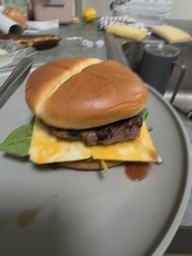
#> input picture src/restoration/blur/Blur_Learning/images/cheeseburger/20251119_211205.jpg, 192 x 256 px, shrunk from 3000 x 4000 before the run, found by its file name
$ python restoration_algorithm_robust_retinex.py
#> lines starting #> are read from the running program, lines starting #| are printed output that depends on the picture; after the words box and inside, x2 and y2 are one past the last pixel; in counts of white or black regions, pixels touching at a corner belong together
import numpy as np
import cv2
import os
from scipy.sparse import spdiags
from scipy.sparse.linalg import cg, LinearOperator
from scipy.fft import fft2, ifft2

# Implemented from paper Structure-Revealing Low-Light Image Enhancement Via Robust Retinex Model
# https://ieeexplore.ieee.org/document/8304597
class RobustRetinex:
    def __init__(self, beta=0.01, omega=0.01, delta=10., gamma_correction=2.2, iterations=10, convergence_threshold=1e-3):
        """
        Initializes the Robust Retinex model parameters.
        Parameters based on Section IV-B-2 (Noise Suppression).
        """
        self.beta = beta
        self.omega = omega
        self.delta = delta
        self.gamma = gamma_correction
        self.iterations = iterations
        self.epsilon = convergence_threshold

    def _get_gradients(self, img):
        """
        Calculates first-order gradients (Forward difference).
        """
        h, w = img.shape
        # Gradient x (horizontal)
        dx = np.roll(img, -1, axis=1) - img
        dx[:, -1] = 0
        # Gradient y (vertical)
        dy = np.roll(img, -1, axis=0) - img
        dy[-1, :] = 0
        return dx, dy

    def _divergence(self, dx, dy):
        """
        Calculates divergence (Transpose of Gradient operator).
        D^T * x
        """
        # Inverse of dx (backward difference)
        dx_back = np.roll(dx, 1, axis=1) - dx
        dx_back[:, 0] = -dx[:, 0]

        # Inverse of dy
        dy_back = np.roll(dy, 1, axis=0) - dy
        dy_back[0, :] = -dy[0, :]

        return dx_back + dy_back

    def _generate_laplacian_matrix(self, h, w):
        """
        Constructs the sparse Laplacian matrix (D^T * D) for the image size.
        Used in Eq 14 and 16 solutions.
        """
        size = h * w
        # 5-point Laplacian structure
        D1 = -4 * np.ones(size)
        D2 = np.ones(size)
        D3 = np.ones(size)
        D4 = np.ones(size)
        D5 = np.ones(size)

        D2[0::w] = 0
        D3[w-1::w] = 0

        diagonals = [D1, D2, D3, D4, D5]
        offsets = [0, -1, 1, -w, w]

        lap = spdiags(diagonals, offsets, size, size)

        return -lap

    def _compute_laplacian_eigenvalues(self, h, w):
        """
        Computes the eigenvalues of the Laplacian matrix in the Fourier domain.
        This represents the denominator of the FFT preconditioner.
        """
        # Laplacian kernel (D^T * D)
        kernel = np.zeros((h, w))

        # Center
        kernel[0, 0] = 4

        # Neighbors (using periodic boundary conditions for FFT approximation)
        kernel[0, 1] = -1
        kernel[0, -1] = -1
        kernel[1, 0] = -1
        kernel[-1, 0] = -1

        # Optical Transfer Function (OTF) / Eigenvalues
        return np.real(fft2(kernel))

    def _cal_guidance_G(self, I):
        """
        Calculates the adjusted gradient matrix G.
        Implements Equations (7), (8), (9).
        """
        dx, dy = self._get_gradients(I)
        mag = np.abs(dx) + np.abs(dy)

        # Eq 9: Thresholding small gradients (noise)
        noise_threshold = 0.01 # epsilon in Eq 9
        mask = mag > noise_threshold

        dx_hat = dx * mask
        dy_hat = dy * mask
        mag_hat = mag * mask

        # Eq 8: Amplification factor K
        lam = 10.0
        sigma = 10.0
        K = 1 + lam * np.exp(-mag_hat / sigma)

        # Eq 7: G = K * Gradient
        Gx = K * dx_hat
        Gy = K * dy_hat

        return Gx, Gy

    def _solve_subproblem(self, diag_A, laplacian, rhs, weight):
        """
        Solves (diag_A + weight * Laplacian) * x = rhs
        Uses Preconditioned Conjugate Gradient (PCG) with FFT approximation.
        """
        h, w = rhs.shape
        size = h * w
        rhs_flat = rhs.flatten()
        diag_flat = diag_A.flatten()

        # Laplacian Eigenvalues
        lap_eig = self._compute_laplacian_eigenvalues(h, w)
        mean_diag = np.mean(diag_flat)

        # Preconditioner Operator M^(-1)
        # M approximates A as: (mean_diag * I + weight * Laplacian)
        denominator = mean_diag + weight * lap_eig

        def apply_preconditioner(r_vector):
            r_img = r_vector.reshape(h, w)

            # Solve M * z = r in Fourier Domain
            # z = IFFT( FFT(r) / (gamma + weight * eigenvalues) )
            r_fft = fft2(r_img)
            z_fft = r_fft / (denominator + 1e-10) # Avoid division by zero
            z_img = np.real(ifft2(z_fft))

            return z_img.flatten()
        M = LinearOperator((size, size), matvec=apply_preconditioner)

        # LinearOperator for the actual system A
        def apply_A(x_vector):      # A = diag_A + weight * laplacian
            x = x_vector
            term1 = diag_flat * x
            term2 = weight * (laplacian @ x)
            return term1 + term2
        A_op = LinearOperator((size, size), matvec=apply_A)

        # PCG run
        x, info = cg(A_op, rhs_flat, M=M, rtol=1e-4, maxiter=50) # Reduced maxiter, PCG converges faster

        if info > 0:
            print(f"  [PCG] Convergence warning: code {info}")

        return x.reshape(h, w)

    def _shrinkage(self, x, epsilon):
        """
        Soft thresholding operator for T update.
        Eq 20.
        """
        return np.sign(x) * np.maximum(np.abs(x) - epsilon, 0)

    def enhance(self, img_path):
        # Read and convert to HSV
        img_bgr = cv2.imread(img_path)
#> img_bgr is the input picture: shape (256, 192, 3); mean B, G, R 100.9, 119.8, 132.2
        img_bgr = img_bgr.astype(np.float32) / 255.0
        img_hsv = cv2.cvtColor(img_bgr, cv2.COLOR_BGR2HSV)
#> img_hsv: shape (256, 192, 3) float32; mean H, S, V 62.9, 0.2, 0.5

        # Extract V channel (I) normalized [0,1]
        I = img_hsv[:, :, 2]
        h, w = I.shape
#> h = 256; w = 192

        # Pre-compute constants
        Gx, Gy = self._cal_guidance_G(I)
#> in _get_gradients, `dx[:, -1] = 0`:
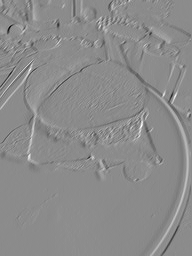
#> dx: shape (256, 192) float32; min -0.475, max 0.392, mean -0.000205; drawn with min black and max white
#> in _get_gradients, `dy[-1, :] = 0`:
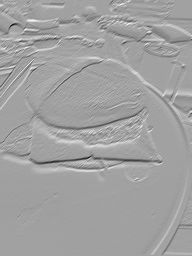
#> dy: shape (256, 192) float32; min -0.537, max 0.31, mean -0.00105; drawn with min black and max white
#> in _cal_guidance_G, `mask = mag > noise_threshold`:
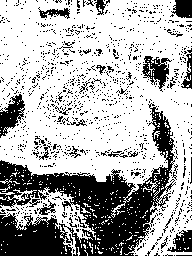
#> mask: shape (256, 192) bool; 68.2% white; 1095 black regions (1065 under 20 px), largest, box (x1, y1, x2, y2) and area: (0, 103, 176, 256) 10133, (0, 94, 25, 138) 548, (142, 56, 172, 92) 497
        laplacian = self._generate_laplacian_matrix(h, w)
        DtG = self._divergence(Gx, Gy) # D^T * g part of Eq 14

        # Initialization
        L = I.copy()
        R = np.ones_like(I)
        N = np.zeros_like(I)
        T_x = np.zeros_like(I)
        T_y = np.zeros_like(I)
        Z_x = np.zeros_like(I)
        Z_y = np.zeros_like(I)

        mu = 1.0
        rho = 1.5

        print("Starting ADM Optimization...")

        # Optimization Loop (Algorithm 1)
        for k in range(self.iterations):
            # Update R (Eq 14)
            diag_R = L**2
            rhs_R = L * (I - N) + self.omega * DtG
            R = self._solve_subproblem(diag_R, laplacian, rhs_R, self.omega)

            # Update L (Eq 16)
            diag_L = 2 * (R**2)
            div_term = self._divergence(T_x - Z_x/mu, T_y - Z_y/mu)
            rhs_L = 2 * R * (I - N) + mu * div_term
            L = self._solve_subproblem(diag_L, laplacian, rhs_L, mu)

            # Update N (Eq. 18)
            N = (I - R * L) / (1 + self.delta)

            # Update T (Eq. 20)
            grad_L_x, grad_L_y = self._get_gradients(L)
            thresh = self.beta / mu
            T_x = self._shrinkage(grad_L_x + Z_x/mu, thresh)
            T_y = self._shrinkage(grad_L_y + Z_y/mu, thresh)

            # Update Z and mu
            Z_x = Z_x + mu * (grad_L_x - T_x)
            Z_y = Z_y + mu * (grad_L_y - T_y)
            mu = mu * rho

            print(f"Iteration {k+1}/{self.iterations} complete.")
#> this loop made 10 passes
#> pass 1, in _solve_subproblem, `denominator = mean_diag + weight * lap_eig`:
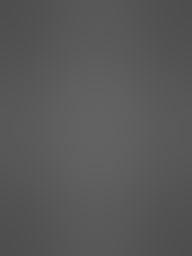
#> denominator: shape (256, 192) float64; min 0.308, max 0.388, mean 0.348
#> after the loop:
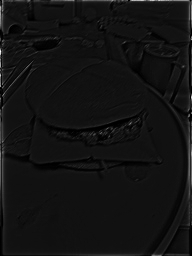
#> diag_L: shape (256, 192) float64; min 2.2e-05, max 29.57, mean 2.2; drawn with min black and max white
#> after the loop:
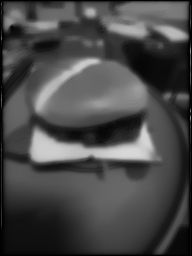
#> diag_R: shape (256, 192) float64; min 2.23e-08, max 0.846, mean 0.286
#> after the loop, mu = 57.67

        # Illumination Adjustment
        L = np.clip(L, 0, 1)
        L_adjusted = np.power(L, 1/self.gamma)

        # Recompose
        R = np.clip(R, 0, 1)
        I_enhanced = np.clip(R * L_adjusted, 0, 1)

        # Merge back to HSV and convert to RGB
        img_hsv[:, :, 2] = I_enhanced
#> img_hsv: shape (256, 192, 3) float32; mean H, S, V 62.9, 0.2, 0.7
        result_bgr = cv2.cvtColor(img_hsv, cv2.COLOR_HSV2BGR)
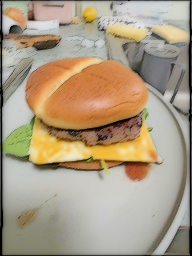
#> result_bgr: shape (256, 192, 3) float32; mean B, G, R 0.519, 0.612, 0.673

        return np.clip(result_bgr * 255, 0, 255).astype(np.uint8)
#> returned value: shape (256, 192, 3)


if __name__ == "__main__":
    dir_root = "/workspace/projects/Schoolwork/ECE 253 Fundamentals of Digital Image Processing/data"
    path_img = "/workspace/projects/Schoolwork/ECE 253 Fundamentals of Digital Image Processing/data/933_cheeseburger/og/20251119_211205.jpg"
    path_img_out = "/workspace/projects/Schoolwork/ECE 253 Fundamentals of Digital Image Processing/augmented/cheeseburger_20251119_211205_robustretinex_clipped.jpg"
    dir_out = "/workspace/projects/Schoolwork/ECE 253 Fundamentals of Digital Image Processing/img_enhanced"

    enhancer = RobustRetinex(beta=0.01, omega=0.01, delta=10.)
    result = enhancer.enhance(path_img)
    cv2.imwrite(path_img_out, result)


    # [9 lines of commented-out code are left out]

$ run again, with src/restoration/blur/Blur_Learning/images/cheeseburger/20251119_164823.jpg copied over src/restoration/blur/Blur_Learning/images/cheeseburger/20251119_211205.jpg
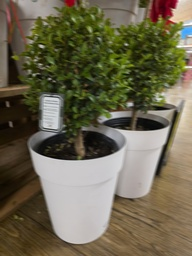
#> input picture src/restoration/blur/Blur_Learning/images/cheeseburger/20251119_164823.jpg, 192 x 256 px, shrunk from 3000 x 4000 before the run, found by its file name
#> in enhance, img_bgr is the input picture: shape (256, 192, 3); mean B, G, R 79, 102.2, 108.3
#> mask: shape (256, 192) bool; 82.3% white; 1125 black regions (1104 under 20 px), largest, box (x1, y1, x2, y2) and area: (46, 179, 115, 242) 2549, (38, 155, 121, 185) 1452, (122, 151, 157, 196) 713
#> the loop in enhance, `for k in range(self.iterations):` made 10 passes
#> (printed output is left out)
#> after the loop in enhance, `for k in range(self.iterations):`:
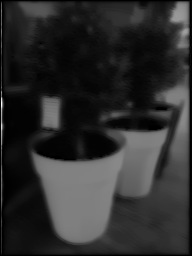
#> diag_R: shape (256, 192) float64; min 1.56e-09, max 1.22, mean 0.218; drawn with min black and max white
#> after the loop in enhance, `for k in range(self.iterations):`: mu = 57.67
#> in enhance, `result_bgr = cv2.cvtColor(img_hsv, cv2.COLOR_HSV2BGR)`:
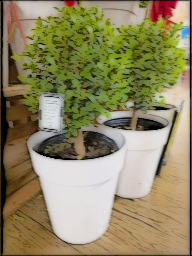
#> result_bgr: shape (256, 192, 3) float32; mean B, G, R 0.389, 0.535, 0.567

$ run again, with src/restoration/blur/Blur_Learning/images/cheeseburger/20251119_211207.jpg copied over src/restoration/blur/Blur_Learning/images/cheeseburger/20251119_211205.jpg
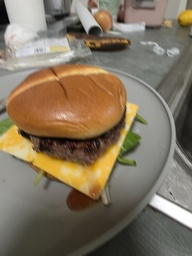
#> input picture src/restoration/blur/Blur_Learning/images/cheeseburger/20251119_211207.jpg, 192 x 256 px, shrunk from 3000 x 4000 before the run, found by its file name
#> in enhance, img_bgr is the input picture: shape (256, 192, 3); mean B, G, R 95.6, 115.9, 129.8
#> mask: shape (256, 192) bool; 74.8% white; 1280 black regions (1242 under 20 px), largest, box (x1, y1, x2, y2) and area: (0, 153, 135, 256) 4385, (111, 81, 165, 198) 1814, (9, 0, 41, 29) 505
#> the loop in enhance, `for k in range(self.iterations):` made 10 passes
#> after the loop in enhance, `for k in range(self.iterations):`:
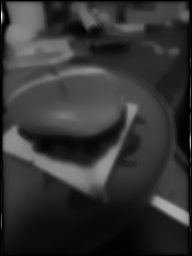
#> diag_R: shape (256, 192) float64; min 6.04e-08, max 1.4, mean 0.286; drawn with min black and max white
#> after the loop in enhance, `for k in range(self.iterations):`: mu = 57.67
#> in enhance, `result_bgr = cv2.cvtColor(img_hsv, cv2.COLOR_HSV2BGR)`:
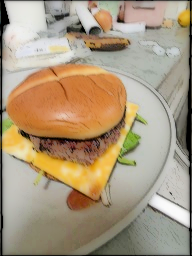
#> result_bgr: shape (256, 192, 3) float32; mean B, G, R 0.493, 0.595, 0.665

$ run again, with src/restoration/blur/Blur_Learning/images/cheeseburger/20251119_211214.jpg copied over src/restoration/blur/Blur_Learning/images/cheeseburger/20251119_211205.jpg
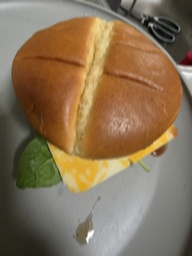
#> input picture src/restoration/blur/Blur_Learning/images/cheeseburger/20251119_211214.jpg, 192 x 256 px, shrunk from 3000 x 4000 before the run, found by its file name
#> in enhance, img_bgr is the input picture: shape (256, 192, 3); mean B, G, R 86.3, 113.3, 134.4
#> mask: shape (256, 192) bool; 68.8% white; 1373 black regions (1329 under 20 px), largest, box (x1, y1, x2, y2) and area: (122, 117, 192, 256) 3519, (0, 3, 80, 80) 1800, (0, 152, 48, 256) 1655
#> the loop in enhance, `for k in range(self.iterations):` made 10 passes
#> after the loop in enhance, `for k in range(self.iterations):`: mu = 57.67
#> in enhance, `result_bgr = cv2.cvtColor(img_hsv, cv2.COLOR_HSV2BGR)`:
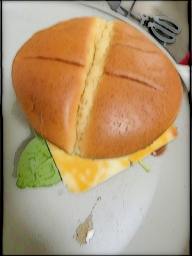
#> result_bgr: shape (256, 192, 3) float32; mean B, G, R 0.444, 0.583, 0.689
